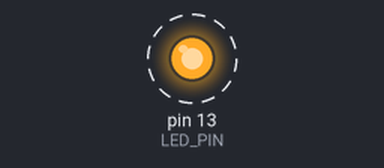
Bench run of a sketch on a simulated Arduino Uno, built with avr-gcc and run on an emulated ATmega328P. On the bench: output pins drawn as LEDs (lit = HIGH). Dashed ring = blinking. What the sketch prints to the serial monitor is not drawn.

Above: at 0.5 s.
Timing chart, 0 to 4.9 s (numbered marks = the images above):
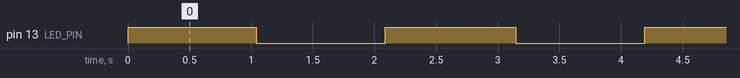

Measured:
- by itself, pin 13 (LED_PIN): alternates HIGH for 1.1 s and LOW for 1.0 s

The sketch:

IoT.ino
```cpp
#include "Logging.h"

// defines the logs displayd on the serial
// depends on the "TR_LOGLEVEL"
uint8_t g_logging_Level = 3;
uint8_t LED_PIN = 13;
uint16_t counter = 1;

// returns the number of free bytes (RAM)
int displayFreeRam() {
  extern int __heap_start;
  uint8_t free_memory;
  return ((int)&free_memory) - ((int)&__heap_start);
}

// the setup function runs once when you press reset or power the board
void setup() {
  Serial.begin(9600);  // initiates the serial communication
  // displays free Ram
  TraceInfoFormat("Free memory : " , displayFreeRam());
  pinMode(LED_PIN, OUTPUT);  // sets the pin as output
}

// the loop function runs over and over again forever
void loop() {
  digitalWrite(LED_PIN, HIGH);  // switches on the led
  TraceInfoFormat("The led is switched on; #", counter++);
  delay(1000);                  // waits for 1000ms -> 1s
  digitalWrite(LED_PIN, LOW);   // switches off the led
  delay(1000);

  // prints debug & error logs ...
  TraceDebug("Print a debug message ...");
  TraceError("Print an error message ...");
}
```

Logging.cpp
```cpp
#include "Logging.h"

#include <stdio.h>

void PrintHeader(const char* szHeaderType) {
  // returns the number of ms since the Arduino began running
  unsigned long time = millis();
  Serial.print(szHeaderType);
  Serial.print("\tat time : ");
  Serial.print(time / 3600000);  // hours
  time = time % 3600000;
  Serial.print("h ");
  Serial.print(time / 60000);  //  minutes
  time = time % 60000;
  Serial.print("m ");
  Serial.print((time / 1000) % 60);  // seconds
  Serial.print("s : \t");
}

void PrintSerial(const char* format, int arg1) {
  Serial.print(format);
  Serial.println(arg1);
}
```

Logging.h
```cpp
#pragma once
#ifndef LOGGING_H
#define LOGGING_H

#include <stdio.h>
#include "Arduino.h"

extern uint8_t g_logging_Level;

//logging macros
#ifndef TR_LOGLEVEL
#define TR_LOGLEVEL 3
// 0: no logs
// 1: Error logs
// 2: Error + Info logs
// 3: Error + Info + Debug logs
#endif

void PrintHeader(const char* szHeaderType);
void PrintSerial(const char* format, int arg1);

// ERROR
#if(TR_LOGLEVEL >= 1)
#define TraceError(format) if (g_logging_Level>=1) {PrintHeader("ERROR"); Serial.println(format);}
#define TraceErrorFormat(format, arg1) if (g_logging_Level >= 1) { PrintHeader("ERROR"); PrintSerial(format, arg1);}
#else
#define TraceError(format)
#define TraceErrorFormat(format, arg1)
#endif

// INFO
#if(TR_LOGLEVEL >= 2)
#define TraceInfo(format) if (g_logging_Level>=2) {PrintHeader("INFO"); Serial.println(format);}
#define TraceInfoFormat(format, arg1) if (g_logging_Level >= 2) { PrintHeader("INFO"); PrintSerial(format, arg1);}
#else
#define TraceInfo(format)
#define TraceInfoFormat(format, arg1)
#endif

// DEBUG
#if(TR_LOGLEVEL >= 3)
#define TraceDebug(format) if (g_logging_Level>=3) {PrintHeader("DEBUG"); Serial.println(format);}
#define TraceDebugFormat(format, arg1) if (g_logging_Level >= 3) { PrintHeader("DEBUFG"); PrintSerial(format, arg1);}
#else
#define TraceDebug(format)
#define TraceDebugFormat(format, arg1)
#endif

#endif
```
